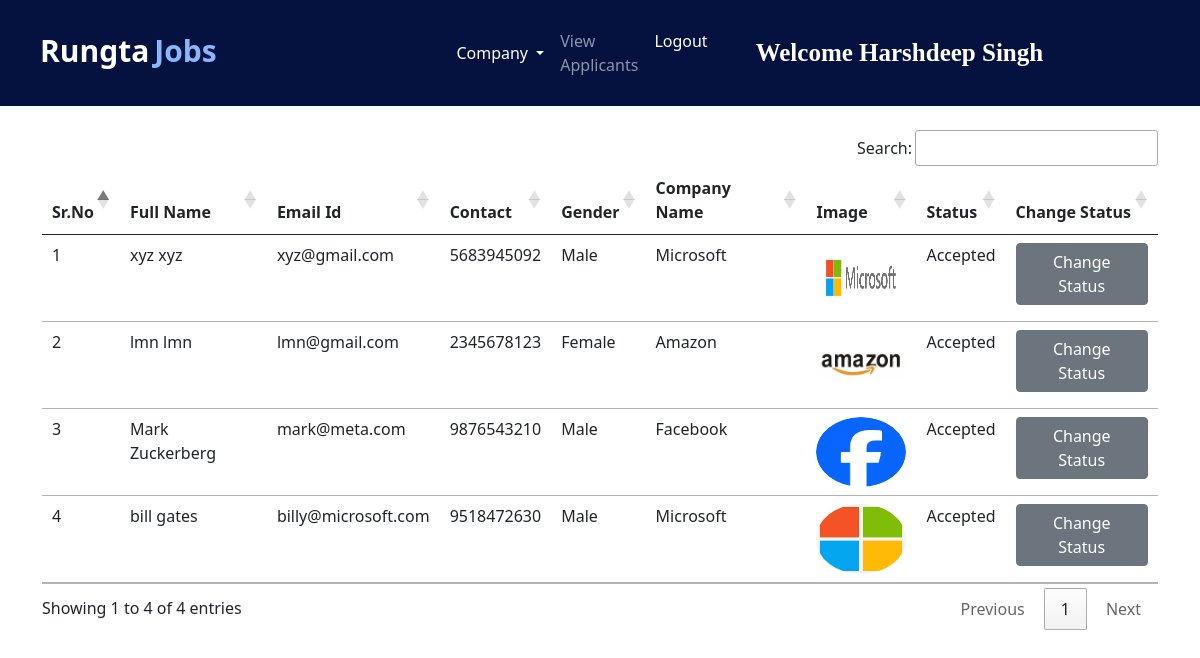
The page /accepted_companies/ (signed in) on the database its author committed.
### jobs/models.py (models this page shows, shortened)
class Company(models.Model):
    user = models.ForeignKey(User, on_delete=models.CASCADE)
    phone = models.CharField(max_length=10)
    image = models.ImageField(upload_to="")
    gender = models.CharField(max_length=10)
    type = models.CharField(max_length=15)
    status = models.CharField(max_length=20)
    company_name = models.CharField(max_length=100)

### jobs/views.py (the view)
# urls.py: path("accepted_companies/", views.accepted_companies, name="accepted_companies"),
def accepted_companies(request):
    if not request.user.is_authenticated:
        return redirect("/admin_login")
    companies = Company.objects.filter(status="Accepted")
    return render(request, "accepted_companies.html", {'companies':companies})

### jobs/templates/accepted_companies.html (shortened to what this page needs)
{% extends 'admin_navbar.html' %}
{% block body %}
<div class="container mt-4">
<table class="table table-hover" id="example">
    <thead>
        <tr>
            <th>Sr.No</th>
            <th>Full Name</th>
            <th>Email Id</th>
            <th>Contact</th>
            <th>Gender</th>
            <th>Company Name</th>
            <th>Image</th>
            <th>Status</th>
            <th>Change Status</th>
        </tr>
    </thead>
    <tbody>
        {% for company in companies %}
        <tr>
            <td>{{forloop.counter}}</td>
            <td>{{company.user.get_full_name}}</td>
            <td>{{company.user.email}}</td>
            <td>{{company.phone}}</td>
            <td>{{company.gender}}</td>
            <td>{{company.company_name}}</td>
            <td><img src="{{company.image.url}}" class="rounded-circle" width="90px" height="70px"></td>
            <td>{{company.status}}</td>
            <td><a href="/change_status/{{company.id}}/" class="btn btn-secondary">Change Status</a></td>
        </tr>
        {% endfor %}
    </tbody>
</table>
</div>
{% endblock %}

### jobs/templates/admin_navbar.html (shortened to what this page needs)
<!doctype html>
<html lang="en">
<head>
  <link href="https://cdn.jsdelivr.net/npm/bootstrap@5.0.2/dist/css/bootstrap.min.css" rel="stylesheet"
>
  <link rel="stylesheet" href="https://cdn.datatables.net/1.10.25/css/jquery.dataTables.min.css">
  <link rel="stylesheet" href="https://cdn.datatables.net/buttons/1.7.1/css/buttons.dataTables.min.css">
</head>
<body>
  <nav class="navbar navbar-expand-lg navbar-dark">
      <a class="navbar-brand" href="/"><span class="head1">Rungta</span><span class="head2">Jobs</span></a>
      <div class="container w-50">
      <div class="collapse navbar-collapse" id="navbarSupportedContent">
        <ul class="navbar-nav me-auto mb-2 mb-lg-0">
          <div class="collapse navbar-collapse" id="navbarNavDarkDropdown">
            <ul class="navbar-nav">
              <li class="nav-item dropdown">
                <a class="nav-link active dropdown-toggle" href="#" id="navbarDarkDropdownMenuLink" role="button" data-bs-toggle="dropdown" aria-expanded="false">
                  Company
                </a>
              </li>
            </ul>
          </div>
          <li class="nav-item">
            <a class="nav-link {% block view_applicants %} {% endblock %}" href="/view_applicants/">View Applicants</a>
          </li>
          <li class="nav-item">
            <a class="nav-link active" href="/logout/">Logout</a>
          </li>
        </ul>
        <a class="navbar-brand name" style="font-weight: bold; font-family: 'Times New Roman', Times, serif;" href="#">Welcome {{request.user.get_full_name}}</a>
      </div>
      </div>
  </nav>
  {% block body %}
  {% endblock %}
</body>
</html>

### jobs/templates/admin_navbar.html (style rules this page uses)
.navbar { background-color: #05123F; }
.head1 { color: white; font-weight: bold; height: 50px; }
.head2 { color: #89b7ff; font-weight: bold; }
.navbar-brand { padding:20px 40px; font-size:30px; display:flex; gap:5px; }
.name { text-transform:capitalize; font-size:25px; }

### rows shown on the page
Company: user.get_full_name "xyz xyz", user.email "xyz@gmail.com", phone "5683945092", gender "Male", company_name "Microsoft", image (picture), status "Accepted"
Company: user.get_full_name "lmn lmn", user.email "lmn@gmail.com", phone "2345678123", gender "Female", company_name "Amazon", image (picture), status "Accepted"
Company: user.get_full_name "Mark Zuckerberg", user.email "mark@meta.com", phone "9876543210", gender "Male", company_name "Facebook", image (picture), status "Accepted"
Company: user.get_full_name "bill gates", user.email "billy@microsoft.com", phone "9518472630", gender "Male", company_name "Microsoft", image (picture), status "Accepted"

### other values the page prints
{{ request.user.get_full_name }} "Harshdeep Singh"
